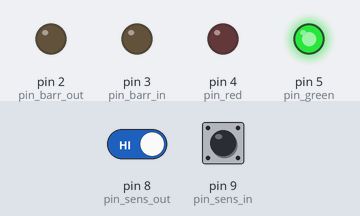
The sketch below on a simulated Arduino Uno, built with avr-gcc and run on an emulated ATmega328P. Shown: output pins drawn as LEDs (lit = HIGH). Inputs (shaded band) come from the test bench; at power-on: pin 8 (pin_sens_out) HIGH, pin 9 (pin_sens_in) HIGH. What the sketch prints to the serial monitor is not drawn.

Above: at 3.2 s.
3.3 s: pin 8 (pin_sens_out) driven LOW
At 4.1 s:
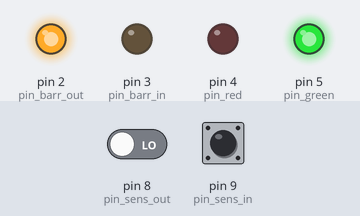
4.8 s: pin 9 (pin_sens_in) driven LOW
At 5.4 s:
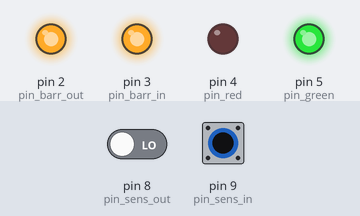
6.3 s: pin 8 (pin_sens_out) driven HIGH
At 7.5 s:
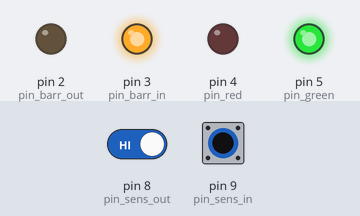
7.8 s: pin 9 (pin_sens_in) driven HIGH
At 8.8 s:
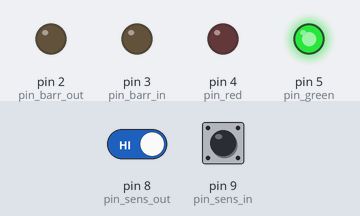
9.3 s: pin 9 (pin_sens_in) pulsed LOW 5 times (0.12 s each, 0.3 s apart)
At 11.1 s:
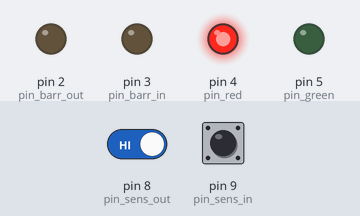
12.3 s: pin 8 (pin_sens_out) driven LOW and pin 9 (pin_sens_in) driven LOW
At 12.7 s:
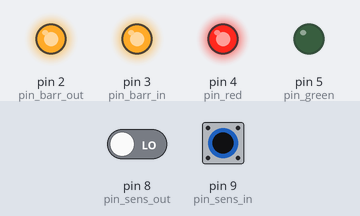
Timing chart, 0 to 14.8 s (numbered marks = the images above; inputs shaded):
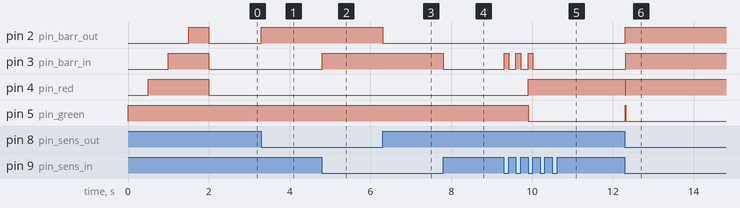

Measured:
- after the input at 3.3 s, pin 2 (pin_barr_out): LOW → HIGH at once
- after the input at 4.8 s, pin 3 (pin_barr_in): LOW → HIGH at once
- after the input at 6.3 s, pin 2 (pin_barr_out): HIGH → LOW at once
- after the input at 7.8 s, pin 3 (pin_barr_in): HIGH → LOW at once
- after the input at 9.3 s, pin 3 (pin_barr_in): alternates HIGH for 0.12 s and LOW for 0.18 s, 6 changes in all, then stays LOW, starting at once; pin 4 (pin_red): LOW → HIGH after 0.60 s; pin 5 (pin_green): HIGH → LOW after 0.60 s
- after the input at 12.3 s, pin 2 (pin_barr_out), pin 3 (pin_barr_in): LOW → HIGH at once; pin 4 (pin_red): HIGH → LOW at once, → HIGH 0.01 s later; pin 5 (pin_green): LOW → HIGH at once, → LOW 0.01 s later

The sketch:

Lab03A_G09_RafaelMoura_GoncaloSantos.ino
```cpp
/////////////////////////////////////////////////
// Sistemas e Automação                        //
// (C) FEUP paco@fe.up.pt and asousa@fe.up.pt  //
/////////////////////////////////////////////////

#include "sa.h"


// Define 8 global timers
const int total_timers  = 8;
timer_t timer[total_timers];

// To be updated by read_inputs at start of cycle - do not touch
byte sens_in;
byte sens_out;

// To be updated by write_outputs at end of cycle - do not touch
byte sign_red;
byte sign_green;
byte barr_in;
byte barr_out;

// Input PINs =====> Rectify with your own pins if needed
const int pin_sens_in   = 9;
const int pin_sens_out  = 8;

// OUTPUT PINs =====> Rectify with your own pins if needed
const int pin_green    = 5;
const int pin_red      = 4;
const int pin_barr_in  = 3;
const int pin_barr_out = 2;

// Run Once After Reset or PowerUp (to setup hardware, etc)
void setup()
{
    // Serial Port Speed
    Serial.begin(115200);

    // Init message
    Serial.println("(C)FEUP S&A - start init");


    // Define Input and Output Pins
    pinMode(pin_green, OUTPUT);
    pinMode(pin_red, OUTPUT);
    pinMode(pin_barr_in, OUTPUT);
    pinMode(pin_barr_out, OUTPUT);
    pinMode(pin_sens_in, INPUT_PULLUP);
    pinMode(pin_sens_out, INPUT_PULLUP);

    digitalWrite(pin_green, HIGH);    delay(500);    // Leds one at a time
    digitalWrite(pin_red, HIGH);      delay(500);    // Leds one at a time
    digitalWrite(pin_barr_in, HIGH);  delay(500);    // Leds one at a time
    digitalWrite(pin_barr_out, HIGH); delay(500);    // Leds one at a time

    // Setup Timers
    timer[0].p = 20; // 2 seconds
    start_timer(timer[0]);
    timer[1].p = 5; // 0.5 seconds
    start_timer(timer[1]);


    digitalWrite(pin_green, LOW);
    digitalWrite(pin_red, LOW);
    digitalWrite(pin_barr_in, LOW);
    digitalWrite(pin_barr_out, LOW);


    Serial.println("Init Done...");
} // End of Setup

// Update timers at start of cycle - do not touch
void refresh_timers(void)
{
    byte i;
    for(i = 0; i < total_timers; i++)
        refresh_timer(timer[i]);
} // End of refresh_timers()


// Read from pins to positive “Image_Variables” - do not touch
void read_inputs(void)
{
    if (digitalRead(pin_sens_in )==LOW) sens_in  = 1; else sens_in  = 0;
    if (digitalRead(pin_sens_out)==LOW) sens_out = 1; else sens_out = 0;
} // End of read_inputs()


// Write to pins from “Image_Variables” - do not touch
void write_outputs(void)
{
    digitalWrite(pin_green, sign_green);
    digitalWrite(pin_red, sign_red);
    digitalWrite(pin_barr_in, barr_in);
    digitalWrite(pin_barr_out, barr_out);
} // End of write_inputs


// Global Variables for Shield and S&A stuff - do not touch
long previousMicros = 0;

// Arduino Loop - do not touch
void loop()
{
    unsigned long currentMicros = micros();
    if(currentMicros - previousMicros > 10000) {   // 10 ms

        previousMicros = currentMicros;

        refresh_timers();
        read_inputs();

        loop_10ms();

        write_outputs();
    }
} // End of Arduino loop


///////////////////////////////////////////////////
///////                                     ///////
///////   Write Your Code below this line   ///////
///////                                     ///////
///////////////////////////////////////////////////

const int capacity = 4;
int occupied_spaces = 0;
byte barrier_in_state = 0;
byte barrier_out_state = 0;
byte traffic_light_state = 0;

void loop_10ms(void)
{
    // Entrance barrier
    if(barrier_in_state == 0 && sens_in && occupied_spaces < capacity)
    {
        barrier_in_state = 1;
        occupied_spaces++;
    }
    else if (barrier_in_state == 1 && !sens_in)
    {
        barrier_in_state = 0;
    }

    // Out Barrier
    if(barrier_out_state == 0 && sens_out)
    {
        barrier_out_state = 1;
        occupied_spaces = max(0, occupied_spaces-1);
    }
    else if (barrier_out_state == 1 && !sens_out)
    {
        barrier_out_state = 0;
    }

    // Traffic light
    if(traffic_light_state == 0 && occupied_spaces >= capacity)
    {
        traffic_light_state = 1;
    }
    else if(traffic_light_state == 1 && occupied_spaces < capacity)
    {
        traffic_light_state = 0;
    }

    barr_in = (barrier_in_state == 1);
    barr_out = (barrier_out_state == 1);
    sign_green = (traffic_light_state == 0);
    sign_red = (traffic_light_state == 1);
}
```

sa.h
```cpp
#ifndef sa_h
#define sa_h

#include "Arduino.h"

void init_hardware(void);

// Timer Stuff
typedef struct {
  unsigned long start_time;
  unsigned long p;
  byte q;
} timer_t;


#endif
```

sa.ino
```cpp
#include "sa.h"

// Timer Part
void start_timer(timer_t& T)
{
  T.start_time = millis();
  refresh_timer(T);
}

byte refresh_timer(timer_t& T)
{
  if(millis() - T.start_time > T.p * 100)
    T.q = 1;
  else
    T.q = 0;
}
```
